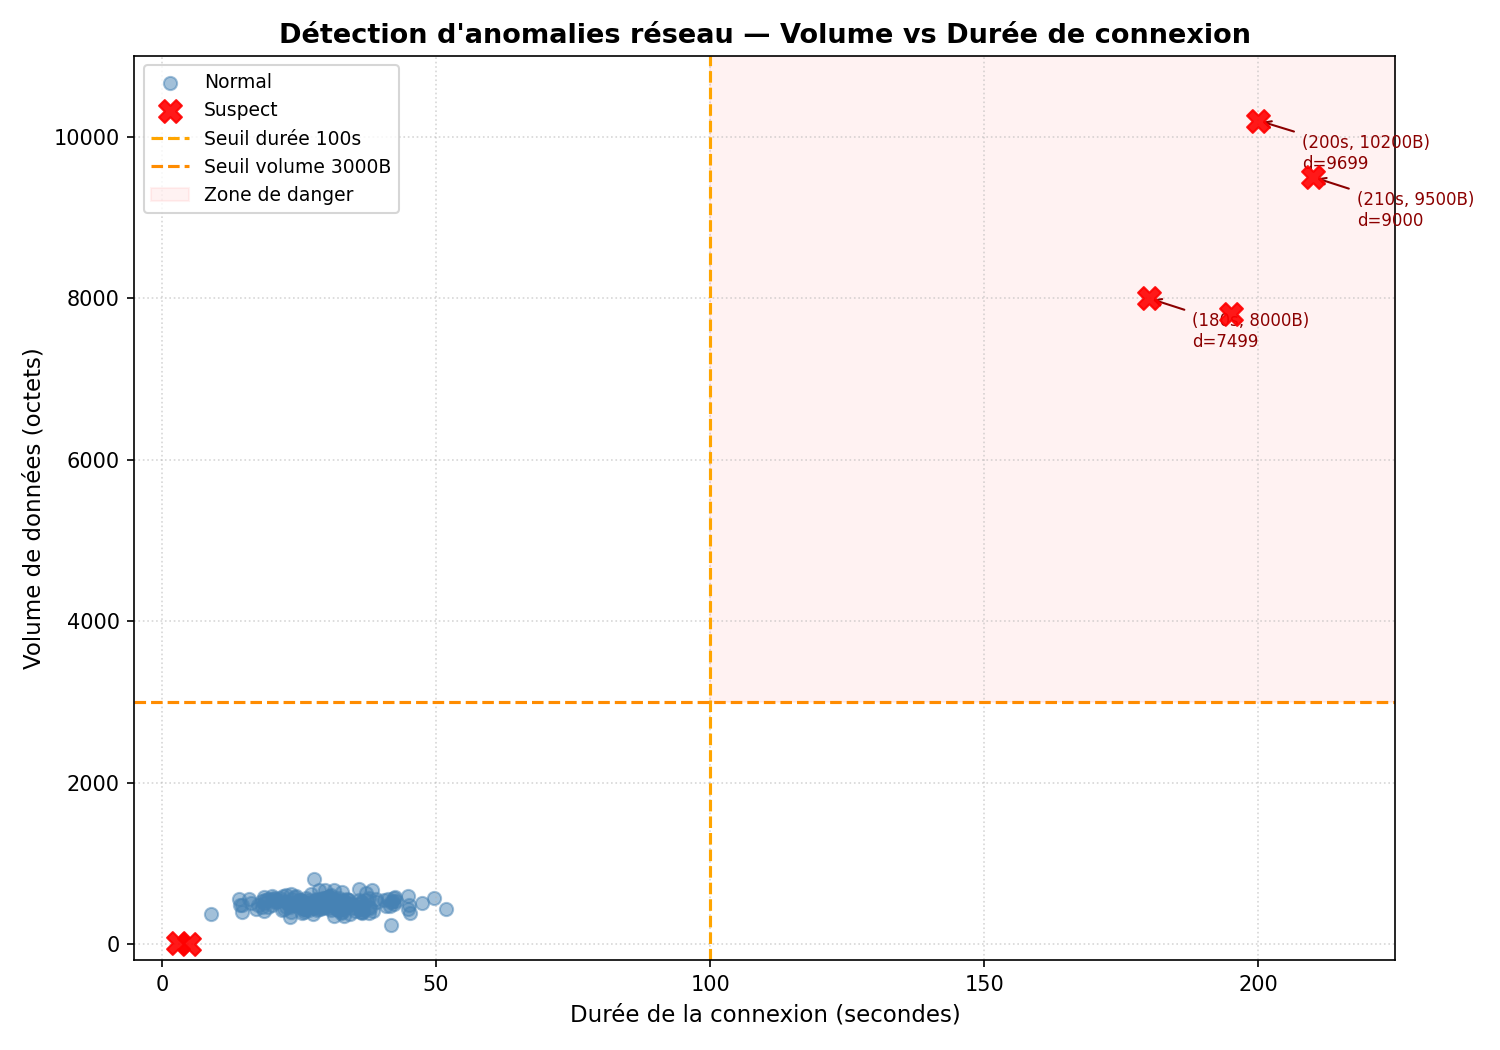

Recreate this plot in Python.
"""
EFREI Paris — Master 1 Cybersécurité
TP Visualisation — Exercice 3 : Scatter Plot – Détection d'anomalies réseau
"""

import matplotlib.pyplot as plt
import numpy as np

np.random.seed(42)

# Connexions normales
duree_normale  = np.random.normal(loc=30,  scale=8,  size=180)
volume_normal  = np.random.normal(loc=500, scale=80, size=180)

# Connexions suspectes
duree_suspecte = [180, 210, 5, 3, 195, 200]
volume_suspect = [8000, 9500, 8, 12, 7800, 10200]

fig, ax = plt.subplots(figsize=(10, 7))

# 1 — Tracé des points
ax.scatter(duree_normale, volume_normal,
           s=40, alpha=0.5, color='steelblue', label='Normal')
ax.scatter(duree_suspecte, volume_suspect,
           s=120, alpha=0.9, color='red', marker='X', label='Suspect', zorder=5)

# 2 — Annotations des 3 points suspects au plus grand volume
suspects_sorted = sorted(zip(volume_suspect, duree_suspecte), reverse=True)[:3]
for vol, dur in suspects_sorted:
    # BONUS — distance euclidienne au centroïde des normales
    cx, cy = np.mean(duree_normale), np.mean(volume_normal)
    dist = np.sqrt((dur - cx)**2 + (vol - cy)**2)
    ax.annotate(f'({dur}s, {vol}B)\nd={dist:.0f}',
                xy=(dur, vol),
                xytext=(dur + 8, vol - 600),
                fontsize=8, color='darkred',
                arrowprops=dict(arrowstyle='->', color='darkred'))

# 3 — Lignes de référence
ax.axvline(100,  color='orange', linestyle='--', linewidth=1.5, label='Seuil durée 100s')
ax.axhline(3000, color='darkorange', linestyle='--', linewidth=1.5, label='Seuil volume 3000B')

# 4 — Zone de danger (quadrant supérieur droit)
xlim = ax.get_xlim() if ax.get_xlim()[1] > 100 else (0, 220)
ylim = ax.get_ylim() if ax.get_ylim()[1] > 3000 else (0, 11000)
ax.set_xlim(-5, 225)
ax.set_ylim(-200, 11000)
ax.fill_betweenx([3000, 11000], 100, 225,
                 color='red', alpha=0.05, label='Zone de danger')

# 5 — Personnalisation
ax.set_title('Détection d\'anomalies réseau — Volume vs Durée de connexion',
             fontsize=13, fontweight='bold')
ax.set_xlabel('Durée de la connexion (secondes)', fontsize=11)
ax.set_ylabel('Volume de données (octets)', fontsize=11)
ax.legend(fontsize=9)
ax.grid(True, linestyle=':', alpha=0.5)

plt.tight_layout()
plt.savefig('ex3_scatter_anomalie.png', dpi=150)
plt.show()
print("ex3_scatter_anomalie.png sauvegardé.")
